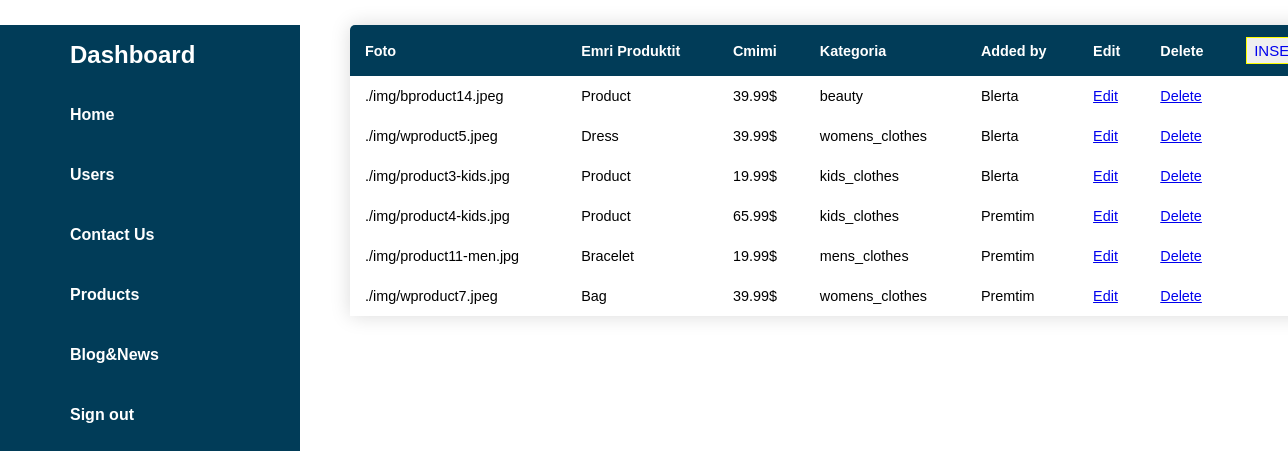
The page /views/produktet.php (signed in) on the database as committed earlier.
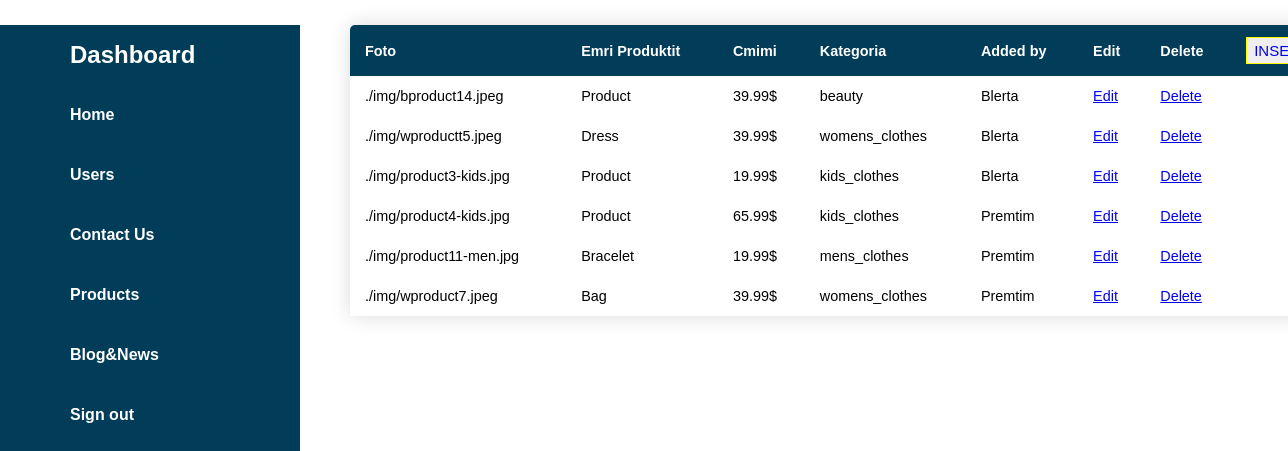
The same page on the database as committed later.
### tables this page shows
CREATE TABLE `produktet` (
  `ID` int(11) NOT NULL,
  `foto_produktit` varchar(255) NOT NULL,
  `emri_produktit` varchar(255) NOT NULL,
  `cmimi_produktit` varchar(255) NOT NULL,
  `kategoria` varchar(255) NOT NULL,
  `added` varchar(255) DEFAULT NULL
);

### controllers/databaseConfig.php (called while the page is built, shortened)
<?php
class DatabasePDOConfiguration
{
    private $connection;
    private $host = "localhost";
    private $username = "root";
    private $dbName = "projekti";
    private $password = "";
    protected function getConnection()
    {
        return $this->connection;
    }
    private function createConnection()
    {
        $this->connection = new PDO("mysql:host=$this->host;dbname=$this->dbName", $this->username, $this->password);
        $this->connection->setAttribute(PDO::ATTR_ERRMODE, PDO::ERRMODE_EXCEPTION);
    }
}

### controllers/MenuController.php (called while the page is built, shortened)
<?php
    require_once 'databaseConfig.php';
    class MenuController extends DatabasePDOConfiguration{
        public $db;
        public function __construct(){
            $this->db = $this->getConnection();
        }
        public function readData(){
            $query = $this->db->query('SELECT * from produktet');
            return  $query ->fetchAll();
        }
    }
?>

### views/produktet.php (the view, shortened to what this page needs)
<?php
require_once '../controllers/MenuController.php';
include_once '../includes/dashboard.php';
?>
        <div class="dashboard">
            <table class="content-table">
                <thead>
                    <tr>
                        <th>Foto</th>
                        <th>Emri Produktit</th>
                        <th>Cmimi</th>
                        <th>Kategoria</th>
                        <th>Added by</th>
                        <th>Edit</th>
                        <th>Delete</th>
                        <th><button id="btn"><a href="insert-products.php">INSERT</a></button></th>
                    </tr>
                </thead>
                <tbody>
                    <?php
                    $p = new MenuController;
                    $allProducts = $p -> readData();
                    foreach($allProducts as $product): ?>
                    <tr>
                        <td><?php echo $product['foto_produktit'];?></td>
                        <td><?php echo $product['emri_produktit'];?></td>
                        <td><?php echo $product['cmimi_produktit']; ?></td>
                        <td><?php echo $product['kategoria'];?></td>
                        <td><?php echo $product['added'];?></td>
                        <td><a href="edit-products.php? id=<?php echo $product['ID']; ?>">Edit</a></td>
                        <td><a href="delete-products.php? id=<?php echo $product['ID']; ?>">Delete</a></td>
                    </tr>
                    <?php endforeach; ?>
                </tbody>
            </table>
        </div>

### includes/dashboard.php
<html>
<link rel="stylesheet" href="../css/newDashboard.css">
<div class="container">
        <div class="navigation">
            <ul>
                <li>
                    <a href="">
                    <span class="icon"></span>
                    <span class="title"><h2>Dashboard</h2></span>
                    </a>
                </li>
                <li>
                    <a href="../home.php">
                    <span class="icon"></span>
                    <span class="title">Home</span>
                    </a>
                </li>
                <li>
                    <a href="Users.php">
                    <span class="icon"></span>
                    <span class="title">Users</span>
                    </a>
                </li>
                <li>
                    <a href="contacts.php">
                    <span class="icon"></span>
                    <span class="title">Contact Us</span>
                    </a>
                </li>
                <li>
                    <a href="produktet.php">
                    <span class="icon"></span>
                    <span class="title">Products</span>
                    </a>
                </li>
                <li>
                    <a href="news.php">
                    <span class="icon"></span>
                    <span class="title">Blog&News</span>
                    </a>
                </li>
                <li>
                    <a href="../controllers/logout.php">
                    <span class="icon"></span>
                    <span class="title">Sign out</span>
                    </a>
                </li>
            </ul>
        </div>
    </div>
    </html>

### css/newDashboard.css (style rules this page uses)
* { margin: 0; padding: 0; box-sizing: border-box; font-family: Verdana, Geneva, Tahoma, sans-serif; }
.container { position: relative; width: 100%; }
.navigation { position: fixed; width: 300px; height: 100%; background: #013c58; transition: 0.5s; overflow: hidden; }
.navigation ul { position: absolute; top: 0; left: 0; width: 100%; }
.navigation ul li { position: relative; width: 100%; list-style: none; }
.navigation ul li a { position: relative; display: block; width: 100%; display: flex; text-decoration: none; color: white; }
.navigation ul li a .icon { position: relative; display: block; min-width: 60px; height: 60px; line-height: 60px; text-align: center; }
.navigation ul li a .title { position: relative; display: block; padding: 0 10px; height: 60px; line-height: 60px; font-weight: bold; }

### views/produktet.php (style rules this page uses)
* { margin: 0; padding: 0; box-sizing: border-box; font-family: 'Franklin Gothic Medium', 'Arial Narrow', Arial, sans-serif; }
.content-table { border-collapse: collapse; margin: 25px 0; font-size: 0.9em; width: 80%; border-radius: 5px 5px 0 0; overflow: hidden; box-shadow: 0 0 20px rgba(0, 0, 0, 0.15); margin-left:20px; margin-left:350px; }
.content-table thead tr { background-color:#013c58; color: #ffffff; text-align: left; font-weight: bold; }
.content-table th, .content-table td { padding: 12px 15px; }
.dashboard { padding-right:40px; }
#btn { padding-left:7px; padding-right:6px; padding-top:4px; padding-bottom:4px; border:1px solid yellow; }
#btn a { text-decoration:none; font-size:15px; }

Rows that differ between the two databases and show on the page:
changed produktet "Dress": foto_produktit "./img/wproduct5.jpeg" → "./img/wproductt5.jpeg"
